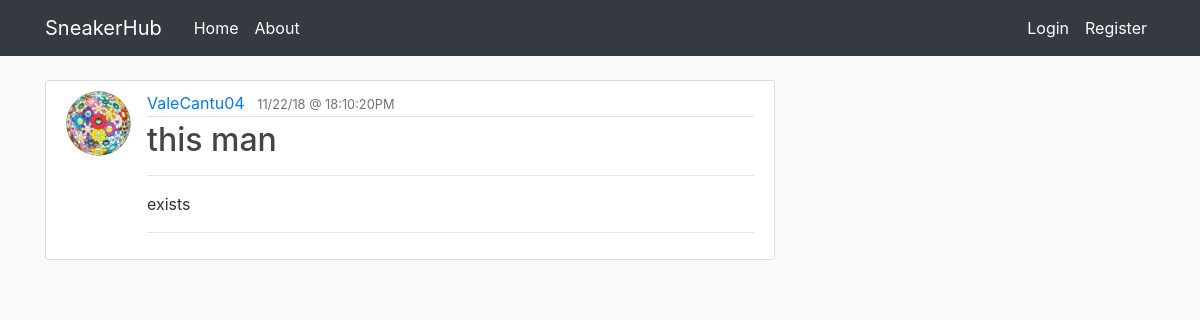
/post/10, run on the app's committed database.
### sneakerhub/models.py (models this page shows, shortened)
class User(db.Model, UserMixin):
    id = db.Column(db.Integer, primary_key=True)
    username = db.Column(db.String(20), unique=True, nullable=False)
    email = db.Column(db.String(120), unique=True, nullable=False)
    image_file = db.Column(db.String(20), nullable=False,
                           default='default.jpg')
    password = db.Column(db.String(60), nullable=False)
    posts = db.relationship('Post', backref='author', lazy=True)

class Post(db.Model):
    id = db.Column(db.Integer, primary_key=True)
    title = db.Column(db.String(140), nullable=False)
    date_posted = db.Column(db.DateTime, nullable=False,
                            default=datetime.utcnow)
    content = db.Column(db.Text, nullable=False)
    user_id = db.Column(db.Integer, db.ForeignKey('user.id'), nullable=False)

### sneakerhub/posts/routes.py (the view)
@posts.route("/post/<post_id>")
def post(post_id):
    post = Post.query.get_or_404(post_id)
    return render_template('post.html', title=post.title, post=post)

### sneakerhub/templates/post.html (shortened to what this page needs)
{% extends "layout.html" %}
{% block content %}
<article class="media content-section">
    <img class="rounded-circle article-img" src="{{ url_for('static', filename='profile_pics/' + post.author.image_file) }}">
    <div class="media-body">
        <div class="article-metadata">
            <a class="mr-2" href="{{ url_for('users.user_posts', username=post.author.username) }}">{{ post.author.username }}</a>
<small class="text-muted">{{ post.date_posted.strftime('%x @ %X%p')}}</small>
        </div>
        <h2 class="article-title">{{ post.title }}</h2>
        <hr>
        <p class="article-content">{{ post.content }}</p>
        <hr>
    </div>
</article>
{% endblock content %}

### sneakerhub/static/main.css (style rules this page uses)
body { background: #fafafa; color: #333333; margin-top: 5rem; }
h1,h2,h3,h4,h5,h6 { color: #444444; }
.content-section { background: #ffffff; padding: 10px 20px; border: 1px solid #dddddd; border-radius: 3px; margin-bottom: 20px; }
.article-title { color: #444444; }
.article-content { white-space: pre-line; }
.article-img { height: 65px; width: 65px; margin-right: 16px; }
.article-metadata { padding-bottom: 1px; margin-bottom: 4px; border-bottom: 1px solid #e3e3e3 }

### data on the page
User: image_file (picture), author.username "ValeCantu04"
Post: date_posted "11/22/18 @ 18:10:20PM", title "this man", content "exists"
